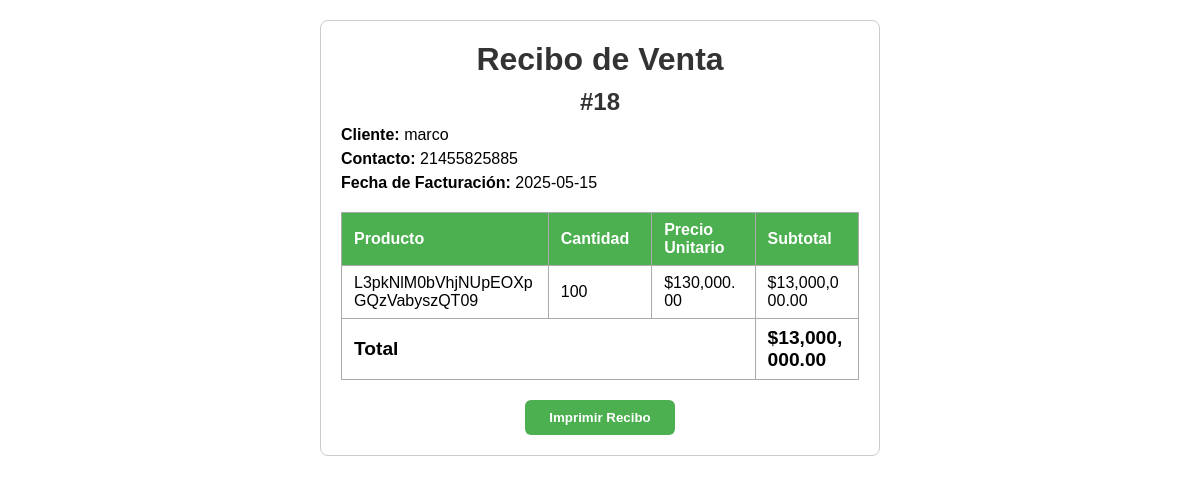
The app's page /recibo.php?id=18 (signed in) with its own data.
### tables this page shows
CREATE TABLE `ventas` (
  `id` int(11) NOT NULL,
  `cliente` varchar(255) NOT NULL,
  `contacto` varchar(255) NOT NULL,
  `producto_id` int(11) NOT NULL,
  `cantidad` int(11) NOT NULL,
  `fecha_venta` date NOT NULL,
  `confirmada` tinyint(1) NOT NULL DEFAULT 0
);

CREATE TABLE `productos` (
  `id` int(11) NOT NULL,
  `nombre` varchar(255) NOT NULL,
  `cantidad` int(11) NOT NULL,
  `precio_unitario` decimal(10,2) NOT NULL,
  `proveedor` varchar(255) NOT NULL,
  `fecha_registro` date NOT NULL
);

### recibo.php (the view, shortened to what this page needs)
<?php
require_once 'db.php';
$id_venta = $_GET['id'] ?? '';
function decryptData($data) {
    $decrypted = openssl_decrypt(base64_decode($data), 'AES-256-CBC', ENCRYPTION_KEY, 0, ENCRYPTION_IV);
    return $decrypted === false ? '' : $decrypted;
}
$sql = "
    SELECT v.id, v.cliente, v.contacto, v.cantidad, v.fecha_venta,
           p.nombre AS producto_nombre, p.precio_unitario,
           (v.cantidad * p.precio_unitario) AS total
    FROM ventas v
    JOIN productos p ON v.producto_id = p.id
    WHERE v.id = ? AND v.confirmada = 1
    LIMIT 1
";
$stmt = $pdo->prepare($sql);
$stmt->execute([$id_venta]);
$venta = $stmt->fetch(PDO::FETCH_ASSOC);
$cliente = decryptData($venta['cliente']);
$contacto = decryptData($venta['contacto']);
?>
<!DOCTYPE html>
<html lang="es">
<head>
</head>
<body>
<div class="recibo">
    <h1>Recibo de Venta</h1>
    <h2>#<?=htmlspecialchars($venta['id'])?></h2>
    <p><strong>Cliente:</strong> <?=htmlspecialchars($cliente)?></p>
    <p><strong>Contacto:</strong> <?=htmlspecialchars($contacto)?></p>
    <p><strong>Fecha de Facturación:</strong> <?=htmlspecialchars($venta['fecha_venta'])?></p>
    <table>
        <thead>
            <tr>
                <th style="width: 40%;">Producto</th>
                <th style="width: 20%;">Cantidad</th>
                <th style="width: 20%;">Precio Unitario</th>
                <th style="width: 20%;">Subtotal</th>
            </tr>
        </thead>
        <tbody>
            <tr>
                <td><?=htmlspecialchars($venta['producto_nombre'])?></td>
                <td><?=htmlspecialchars($venta['cantidad'])?></td>
                <td>$<?=number_format($venta['precio_unitario'], 2)?></td>
                <td>$<?=number_format($venta['total'], 2)?></td>
            </tr>
        </tbody>
        <tfoot>
            <tr>
                <td colspan="3" class="total">Total</td>
                <td class="total">$<?=number_format($venta['total'], 2)?></td>
            </tr>
        </tfoot>
    </table>
    <button class="print-btn" onclick="window.print()">Imprimir Recibo</button>
</div>
</body>
</html>

### recibo.php (style rules this page uses)
* { box-sizing: border-box; }
body { font-family: Arial, sans-serif; padding: 20px; max-width: 600px; margin: 0 auto; background: #fff; overflow-x: hidden; }
h1, h2 { text-align: center; color: #333; margin: 0 0 10px 0; }
.recibo { border: 1px solid #ccc; padding: 20px; border-radius: 8px; width: 100%; box-sizing: border-box; overflow-wrap: break-word; }
p { margin: 6px 0; word-wrap: break-word; }
table { width: 100%; border-collapse: collapse; margin-top: 20px; table-layout: fixed; word-break: break-word; }
th, td { border: 1px solid #aaa; padding: 8px 12px; text-align: left; vertical-align: middle; word-wrap: break-word; }
th { background: #4CAF50; color: white; }
.total { font-weight: bold; font-size: 1.2em; }
.print-btn { display: block; width: 150px; margin: 20px auto 0 auto; padding: 10px; background-color: #4CAF50; color: white; border: none; font-weight: bold; border-radius: 6px; cursor: pointer; transition: background-color 0.3s ease; text-align: center; white-space: nowrap; }

### records on screen
ventas: id "18", cliente "marco", contacto "21455825885", fecha_venta "2025-05-15", producto.nombre "L3pkNlM0bVhjNUpEOXpGQzVabyszQT09", cantidad "100", producto.precio_unitario "130,000.00"

### other values on screen
$venta['total'] "13,000,000.00"
